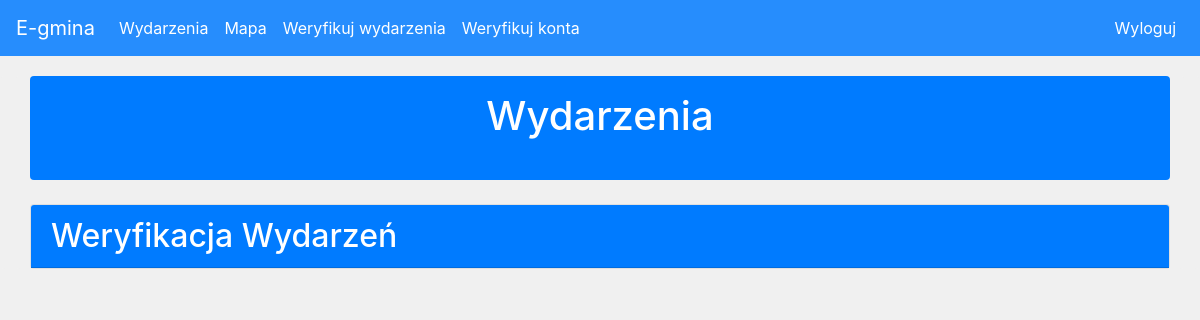
Before: /admin-events (signed in) with the older database file.
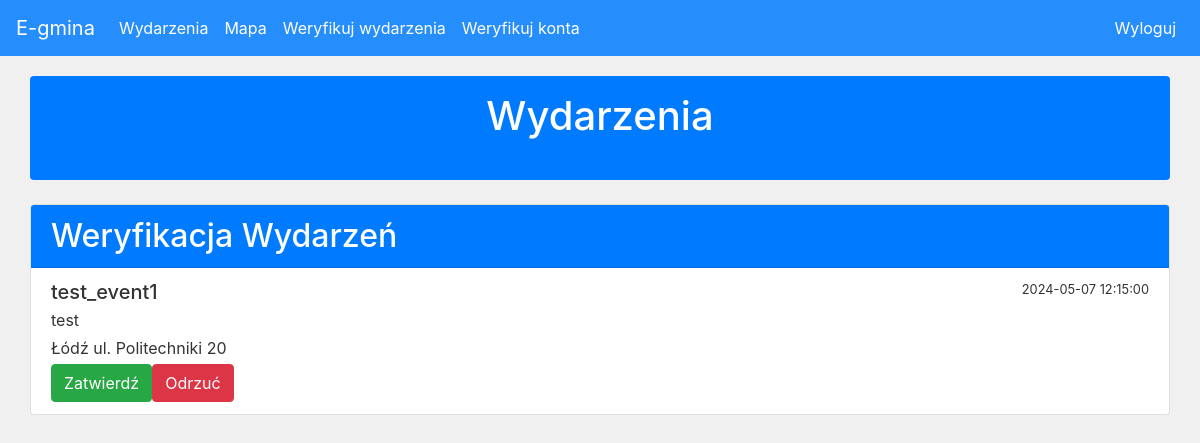
After: the same page with the newer database file.
### website/models.py (models this page shows)
class Event(db.Model):
    id = db.Column(db.Integer, primary_key=True)
    data = db.Column(db.String(10000))
    date = db.Column(db.DateTime(timezone=True), default=func.now())
    place = db.Column(db.String(150))
    name = db.Column(db.String(150))
    status = db.Column(db.String(50), default='pending')
    user_id = db.Column(db.Integer, db.ForeignKey('user.id'))

### website/views.py (the view, shortened to what this page needs)
@views.route('/admin-events', methods=['GET', 'POST'])
@login_required
def admin_events():
    if not current_user.is_authenticated or current_user.role != 'admin':
        flash('Nie masz uprawnień administratora do tej strony.', category='danger')
        return redirect(url_for('views.home'))
    pending_events = Event.query.filter_by(status='pending').all()
    return render_template('admin_events.html',user=current_user, pending_events=pending_events)

### website/__init__.py (called while the page is built)
def create_app():
    app = Flask(__name__)
    app.config['SECRET_KEY'] = 'hjshjhdjah kjshkjdhjs'
    app.config['SQLALCHEMY_DATABASE_URI'] = f'sqlite:///{DB_NAME}'
    db.init_app(app)
    from .views import views
    from .auth import auth
    app.register_blueprint(views, url_prefix='/')
    app.register_blueprint(auth, url_prefix='/')
    from .models import User, Event
    with app.app_context():
        db.create_all()
        create_admin(app)
    login_manager = LoginManager()
    login_manager.login_view = 'auth.login_user'
    login_manager.init_app(app)
    @login_manager.user_loader
    def load_user(id):
        return User.query.get(int(id))
    return app

### website/templates/admin_events.html (shortened to what this page needs)
{% extends "base.html" %}
{% block content %}
<div class="container">
  <div class="bg-primary rounded p-3 mb-4">
    <h1 class="text-white text-center mb-4">Wydarzenia</h1>
  </div>
  <div class="card">
    <div class="card-header bg-primary text-white">
      <h2 class="mb-0">Weryfikacja Wydarzeń</h2>
    </div>
    <ul class="list-group list-group-flush">
      {% for event in pending_events %}
        <li class="list-group-item">
          <div class="d-flex w-100 justify-content-between">
            <h5 class="mb-1">{{ event.name }}</h5>
            <small>{{ event.date }}</small>
          </div>
          <p class="mb-1">{{ event.data }}</p>
          <p class="mb-1">{{ event.place }}</p>
          <div class="btn-group" role="group">
            <form method="POST" action="{{ url_for('views.update_event_status', event_id=event.id, action='accept') }}">
              <button type="submit" class="btn btn-success">Zatwierdź</button>
            </form>
            <form method="POST" action="{{ url_for('views.update_event_status', event_id=event.id, action='reject') }}">
              <button type="submit" class="btn btn-danger">Odrzuć</button>
            </form>
          </div>
        </li>
      {% endfor %}
    </ul>
  </div>
</div>
{% endblock %}

Changed rows visible on the page:
added Event: name "test_event1", date "2024-05-07 12:15:00", data "test", place "Łódź ul. Politechniki 20"
